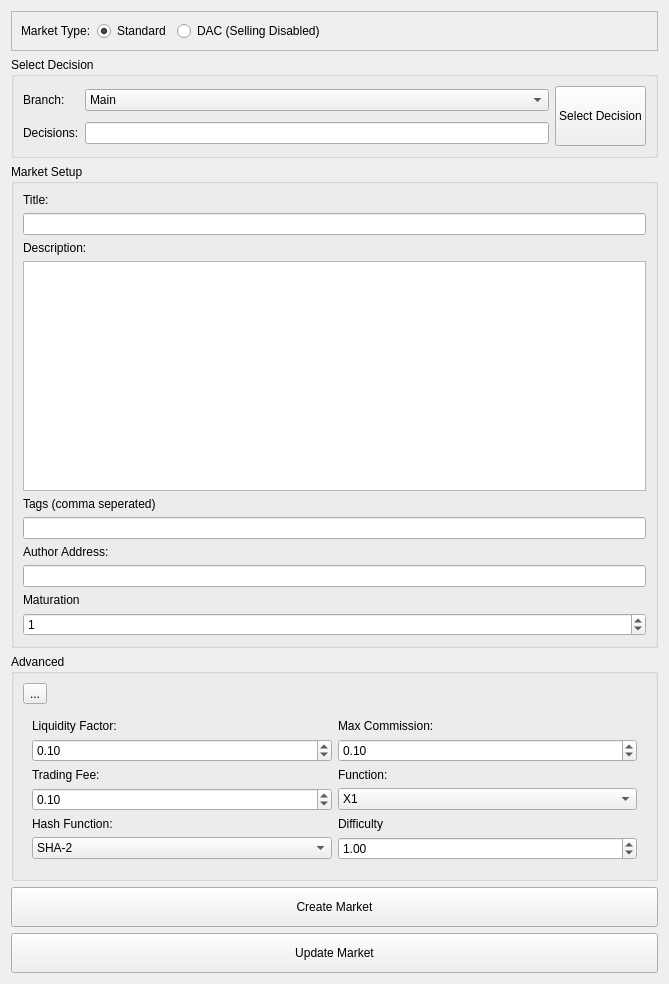
<?xml version="1.0" encoding="UTF-8"?>
<ui version="4.0">
 <class>DecisionMarketCreationWidget</class>
 <widget class="QWidget" name="DecisionMarketCreationWidget">
  <property name="geometry">
   <rect>
    <x>0</x>
    <y>0</y>
    <width>669</width>
    <height>984</height>
   </rect>
  </property>
  <property name="minimumSize">
   <size>
    <width>650</width>
    <height>0</height>
   </size>
  </property>
  <property name="windowTitle">
   <string>Form</string>
  </property>
  <layout class="QVBoxLayout" name="verticalLayout">
   <item>
    <widget class="QFrame" name="frame">
     <property name="frameShape">
      <enum>QFrame::StyledPanel</enum>
     </property>
     <property name="frameShadow">
      <enum>QFrame::Raised</enum>
     </property>
     <layout class="QHBoxLayout" name="horizontalLayout">
      <item>
       <widget class="QLabel" name="labelMarketType">
        <property name="text">
         <string>Market Type:</string>
        </property>
       </widget>
      </item>
      <item>
       <widget class="QRadioButton" name="radioButtonStandard">
        <property name="text">
         <string>Standard</string>
        </property>
        <property name="checked">
         <bool>true</bool>
        </property>
       </widget>
      </item>
      <item>
       <widget class="QRadioButton" name="radioButtonDAC">
        <property name="text">
         <string>DAC (Selling Disabled)</string>
        </property>
       </widget>
      </item>
      <item>
       <spacer name="horizontalSpacer">
        <property name="orientation">
         <enum>Qt::Horizontal</enum>
        </property>
        <property name="sizeHint" stdset="0">
         <size>
          <width>40</width>
          <height>20</height>
         </size>
        </property>
       </spacer>
      </item>
     </layout>
    </widget>
   </item>
   <item>
    <widget class="QGroupBox" name="groupBoxDecision">
     <property name="title">
      <string>Select Decision</string>
     </property>
     <layout class="QGridLayout" name="gridLayout_4">
      <item row="0" column="0">
       <widget class="QLabel" name="labelBranch">
        <property name="sizePolicy">
         <sizepolicy hsizetype="Maximum" vsizetype="Preferred">
          <horstretch>0</horstretch>
          <verstretch>0</verstretch>
         </sizepolicy>
        </property>
        <property name="text">
         <string>Branch:</string>
        </property>
       </widget>
      </item>
      <item row="0" column="1">
       <widget class="QComboBox" name="comboBoxBranch">
        <item>
         <property name="text">
          <string>Main</string>
         </property>
        </item>
        <item>
         <property name="text">
          <string>Sports</string>
         </property>
        </item>
        <item>
         <property name="text">
          <string>Econ</string>
         </property>
        </item>
       </widget>
      </item>
      <item row="0" column="2" rowspan="2">
       <widget class="QPushButton" name="pushButtonSelectDecision">
        <property name="minimumSize">
         <size>
          <width>0</width>
          <height>60</height>
         </size>
        </property>
        <property name="text">
         <string>Select Decision</string>
        </property>
       </widget>
      </item>
      <item row="1" column="0">
       <widget class="QLabel" name="labelDecisions">
        <property name="text">
         <string>Decisions:</string>
        </property>
       </widget>
      </item>
      <item row="1" column="1">
       <widget class="QLineEdit" name="lineEditDecisions"/>
      </item>
     </layout>
    </widget>
   </item>
   <item>
    <widget class="QGroupBox" name="groupBoxMarket">
     <property name="title">
      <string>Market Setup</string>
     </property>
     <layout class="QVBoxLayout" name="verticalLayout_3">
      <item>
       <widget class="QLabel" name="labelTitle">
        <property name="text">
         <string>Title:</string>
        </property>
       </widget>
      </item>
      <item>
       <widget class="QLineEdit" name="lineEditTitle"/>
      </item>
      <item>
       <widget class="QLabel" name="labelDescription">
        <property name="text">
         <string>Description:</string>
        </property>
       </widget>
      </item>
      <item>
       <widget class="QPlainTextEdit" name="plainTextEditDescription"/>
      </item>
      <item>
       <widget class="QLabel" name="labelTags">
        <property name="text">
         <string>Tags (comma seperated)</string>
        </property>
       </widget>
      </item>
      <item>
       <widget class="QLineEdit" name="lineEditTags"/>
      </item>
      <item>
       <widget class="QLabel" name="labelAuthorAddress">
        <property name="text">
         <string>Author Address:</string>
        </property>
       </widget>
      </item>
      <item>
       <widget class="QLineEdit" name="lineEditAuthorAddress"/>
      </item>
      <item>
       <widget class="QLabel" name="labelMaturation">
        <property name="text">
         <string>Maturation</string>
        </property>
       </widget>
      </item>
      <item>
       <widget class="QSpinBox" name="spinBoxMaturation">
        <property name="value">
         <number>1</number>
        </property>
       </widget>
      </item>
     </layout>
    </widget>
   </item>
   <item>
    <widget class="QGroupBox" name="groupBoxAdvanced">
     <property name="title">
      <string>Advanced</string>
     </property>
     <layout class="QVBoxLayout" name="verticalLayout_2">
      <item>
       <widget class="QToolButton" name="toolButtonAdvanced">
        <property name="text">
         <string>...</string>
        </property>
       </widget>
      </item>
      <item>
       <widget class="QFrame" name="frameAdvanced">
        <property name="frameShape">
         <enum>QFrame::NoFrame</enum>
        </property>
        <property name="frameShadow">
         <enum>QFrame::Raised</enum>
        </property>
        <layout class="QGridLayout" name="gridLayout">
         <item row="0" column="1">
          <widget class="QLabel" name="labelMaxCommission">
           <property name="text">
            <string>Max Commission:</string>
           </property>
          </widget>
         </item>
         <item row="4" column="0">
          <widget class="QLabel" name="labelHashFunction">
           <property name="text">
            <string>Hash Function:</string>
           </property>
          </widget>
         </item>
         <item row="2" column="0">
          <widget class="QLabel" name="labelTradeFee">
           <property name="text">
            <string>Trading Fee:</string>
           </property>
          </widget>
         </item>
         <item row="1" column="1">
          <widget class="QDoubleSpinBox" name="doubleSpinBoxMaxCommission">
           <property name="value">
            <double>0.100000000000000</double>
           </property>
          </widget>
         </item>
         <item row="0" column="0">
          <widget class="QLabel" name="labelB">
           <property name="text">
            <string>Liquidity Factor:</string>
           </property>
          </widget>
         </item>
         <item row="1" column="0">
          <widget class="QDoubleSpinBox" name="doubleSpinBoxB">
           <property name="value">
            <double>0.100000000000000</double>
           </property>
          </widget>
         </item>
         <item row="3" column="0">
          <widget class="QDoubleSpinBox" name="doubleSpinBoxTradeFee">
           <property name="value">
            <double>0.100000000000000</double>
           </property>
          </widget>
         </item>
         <item row="5" column="0">
          <widget class="QComboBox" name="comboBoxHashFunction">
           <item>
            <property name="text">
             <string>SHA-2</string>
            </property>
           </item>
          </widget>
         </item>
         <item row="2" column="1">
          <widget class="QLabel" name="labelFunctions">
           <property name="text">
            <string>Function:</string>
           </property>
          </widget>
         </item>
         <item row="3" column="1">
          <widget class="QComboBox" name="comboBoxFunctions">
           <item>
            <property name="text">
             <string>X1</string>
            </property>
           </item>
           <item>
            <property name="text">
             <string>X2</string>
            </property>
           </item>
           <item>
            <property name="text">
             <string>X3</string>
            </property>
           </item>
           <item>
            <property name="text">
             <string>LNX1</string>
            </property>
           </item>
          </widget>
         </item>
         <item row="4" column="1">
          <widget class="QLabel" name="labelDifficulty">
           <property name="text">
            <string>Difficulty</string>
           </property>
          </widget>
         </item>
         <item row="5" column="1">
          <widget class="QDoubleSpinBox" name="doubleSpinBoxDifficulty">
           <property name="value">
            <double>1.000000000000000</double>
           </property>
          </widget>
         </item>
        </layout>
       </widget>
      </item>
     </layout>
    </widget>
   </item>
   <item>
    <widget class="QPushButton" name="pushButtonCreateMarket">
     <property name="minimumSize">
      <size>
       <width>0</width>
       <height>40</height>
      </size>
     </property>
     <property name="text">
      <string>Create Market</string>
     </property>
    </widget>
   </item>
   <item>
    <widget class="QPushButton" name="pushButtonUpdateMarket">
     <property name="minimumSize">
      <size>
       <width>0</width>
       <height>40</height>
      </size>
     </property>
     <property name="text">
      <string>Update Market</string>
     </property>
    </widget>
   </item>
  </layout>
 </widget>
 <resources/>
 <connections/>
</ui>
